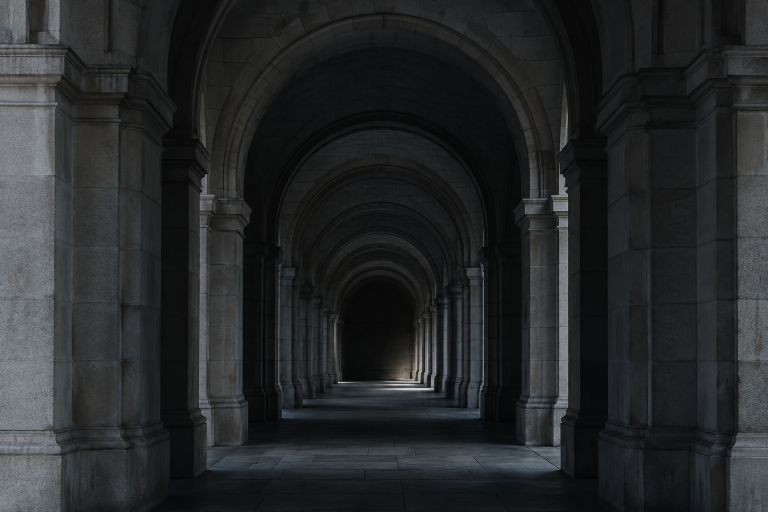
#> input picture assets/inbox/14-hero-10-arcade/raw-1.png, 1536 x 1024 px (shown at 1/2 size); its folder holds 2 pictures in this run
$ python grade.py
#> lines starting #> are read from the running program, lines starting #| are printed output that depends on the picture; long printed decimals are rounded
from pathlib import Path
import numpy as np
from PIL import Image

ROOT = Path(__file__).resolve().parent
STOPS = np.array([0.0, 0.50, 0.85, 0.985, 1.0])
COLORS = np.array([[13, 22, 38], [22, 35, 59], [55, 70, 94],
                   [201, 204, 211], [253, 246, 236]], dtype=float)

for variant in (1, 2):
    source = Image.open(ROOT / f'raw-{variant}.png').convert('RGB')
#> source is the input picture: PIL image 1536x1024 RGB; mean R, G, B 38.3, 40.3, 41.6
    assert source.size == (1536, 1024)
    rgb = np.asarray(source, dtype=float) / 255.0
    luminance = rgb @ np.array([0.2126, 0.7152, 0.0722])
    white = np.percentile(luminance, 99.995)
#> white = 0.831
    tone = np.clip(luminance / white, 0, 1) ** 1.55
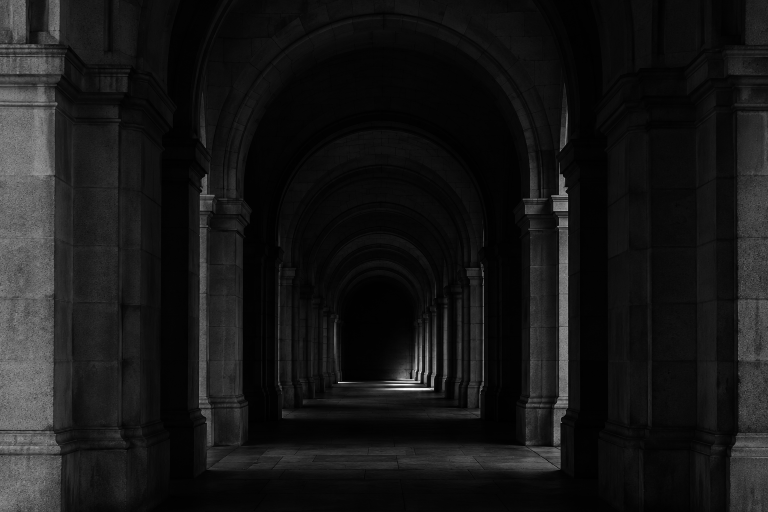
#> tone: shape (1024, 1536) float64 (shown at 1/2 size); min 3.54e-05, max 1, mean 0.0913
    # One scalar noise field perturbs tone before palette mapping, so grain
    # cannot introduce hues outside the specified continuous palette.
    rng = np.random.default_rng(1400 + variant)
    grain = rng.uniform(-0.02, 0.02, tone.shape)
    tone = np.clip(tone + grain, 0, 1)
    output = np.stack([np.interp(tone, STOPS, COLORS[:, c])
                       for c in range(3)], axis=-1)
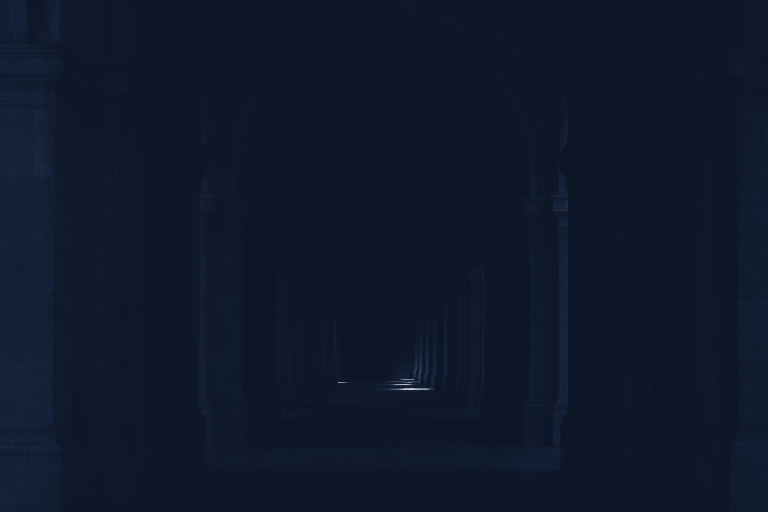
#> output: shape (1024, 1536, 3) float64 (shown at 1/2 size); mean of channels 0, 1, 2 14.7, 24.4, 41.9; drawn as R, G, B
    output = np.rint(output).astype(np.uint8)
    Image.fromarray(output).save(ROOT / f'graded-{variant}.png')
    print(f'graded-{variant}.png: {source.size}; white={white:.6f}; '
          f'{100 * np.mean(tone <= 0.5):.2f}% in deepest navy range')
#| graded-1.png: (1536, 1024); white=0.8306; 99.28% in deepest navy range
#> pass 2 of the loop `for variant in (1, 2):`:
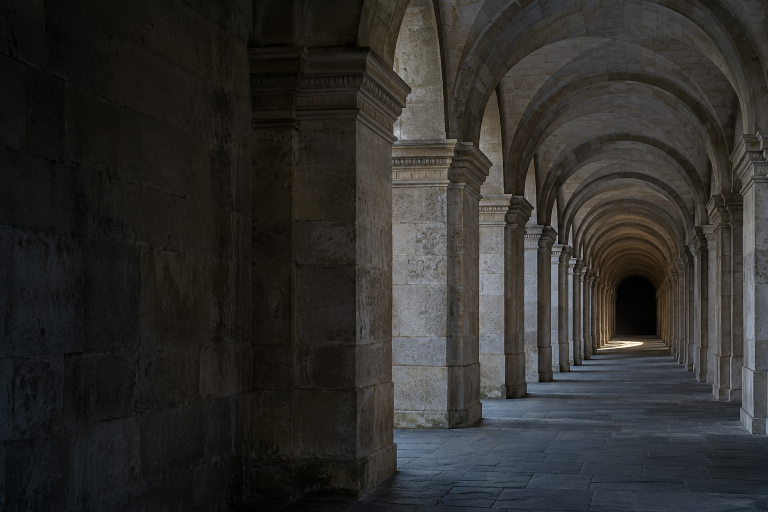
#> input picture assets/inbox/14-hero-10-arcade/raw-2.png, 1536 x 1024 px (shown at 1/2 size)
#> source is the input picture: PIL image 1536x1024 RGB; mean R, G, B 47, 45.8, 43.8
#> white = 0.98
#> `tone = np.clip(luminance / white, 0, 1) ** 1.55`:
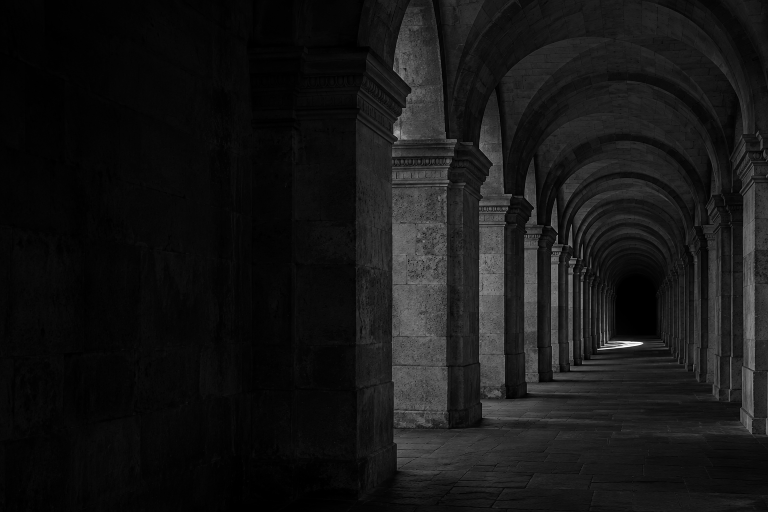
#> tone: shape (1024, 1536) float64 (shown at 1/2 size); min 0, max 1, mean 0.0864
#> `output = np.stack([np.interp(tone, STOPS, COLORS[:, c]) for c in range..`:
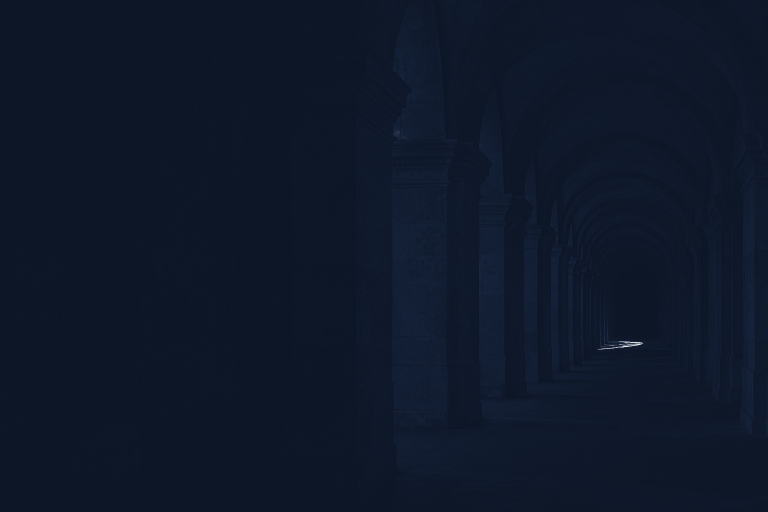
#> output: shape (1024, 1536, 3) float64 (shown at 1/2 size); mean of channels 0, 1, 2 14.6, 24.3, 41.7; drawn as R, G, B
#| graded-2.png: (1536, 1024); white=0.9798; 99.87% in deepest navy range
